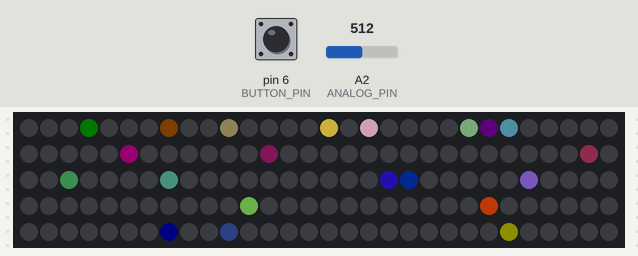
The sketch below on a simulated Arduino Uno, built with avr-gcc and run on an emulated ATmega328P. Parts: 150 RGB LEDs in strip order, left to right, continuing on the next row. The inputs (shaded band) are chosen by the test bench; at power-on: A2 (ANALOG_PIN) = 512, pin 6 (BUTTON_PIN) LOW. Dim RGB values are drawn brighter than linear; random numbers use the default seed unless the sketch sets one.

Above: at 1.21 s.
1.3 s: A2 (ANALOG_PIN) set to 0
4.3 s: A2 (ANALOG_PIN) set to 18
5.9 s: pin 6 (BUTTON_PIN) pulled HIGH for 0.15 s
6.6 s: pin 6 (BUTTON_PIN) pulled HIGH for 1 s
At 6.62 s:
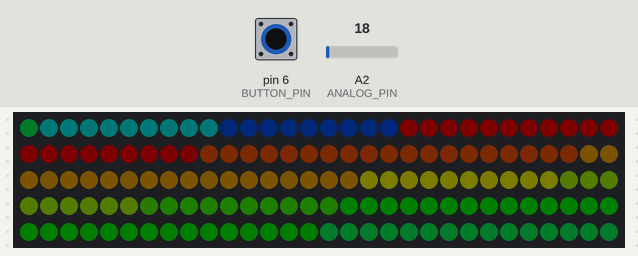
8.2 s: pin 6 (BUTTON_PIN) pulled HIGH for 0.15 s
At 8.3 s:
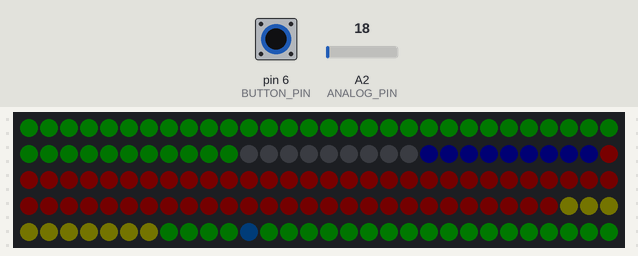
8.9 s: A2 (ANALOG_PIN) set to 122
At 8.93 s:
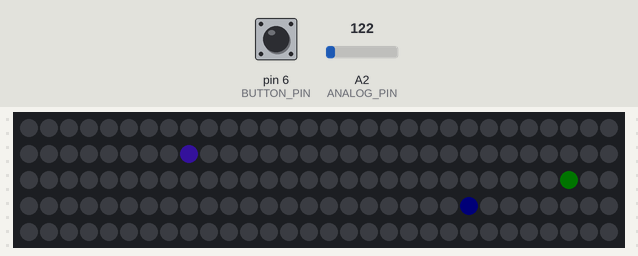
At 10.93 s:
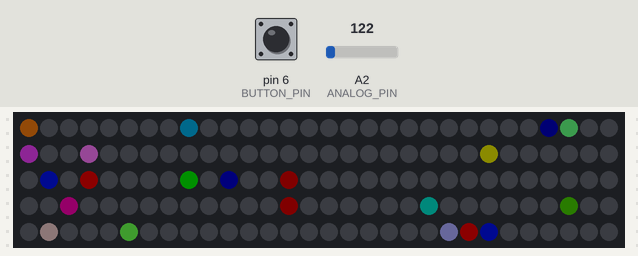

The sketch:

lantern.ino
```cpp
#include <Arduino.h>
#include <FastLED.h>

#define TRUE 1
#define FALSE 0

#define NUM_LEDS 150
#define DATA_PIN 7

// Pin 13 has an LED connected on most Arduino boards.
// (comment out to disable blinking)
//#define BLINK_LED 13
#define BUTTON_PIN 6
#define ANALOG_PIN A2

#define DEFAULT_BRIGHTNESS 0x40

typedef struct {
    CRGB *leds;
    int length;
} CRGBString;

typedef struct {
    uint16_t count;
    uint16_t threshold;
    int state;
} ButtonState;

// Globals
CRGB g_leds[NUM_LEDS];
CRGBString myLeds = {g_leds, NUM_LEDS};

#define MODE_SPARKLE 0
#define MODE_SPARKLE_MONO 1
#define MODE_RAINBOW 2
#define MODE__COUNT 3

uint8_t g_mode = MODE_SPARKLE;

void setup() {
    // Initialize the digital pins
    #ifdef BLINK_LED
    pinMode(BLINK_LED, OUTPUT);
    #endif
    #ifdef BUTTON_PIN
    pinMode(BUTTON_PIN, INPUT);
    #endif

    // Initialise LED buffer
    FastLED.addLeds<NEOPIXEL, DATA_PIN>(g_leds, NUM_LEDS);
}

// ============ MODES ============
void fadeAll(CRGBString *leds, uint8_t amount) {
    for (int i=0; i<leds->length; i++) {
        leds->leds[i].fadeToBlackBy(amount);
    }
}

void setRunner(CRGBString *leds, int dir, int count, CRGB color) {
    static int i = 0;
    for (int j=0; j<count; j++) {
        int idx = (i + ((leds->length / count) * j)) % leds->length;
        leds->leds[idx] = color;
    }
    i = (i + dir) % leds->length;
}

void setSparkleMonochrome(CRGBString *leds, uint8_t level) {
    int idx = random(leds->length);
    // Random Shade of white
    uint8_t l_c = random(level);
    leds->leds[idx].r = l_c;
    leds->leds[idx].g = l_c;
    leds->leds[idx].b = l_c;
}

void setSparkle(CRGBString *leds, uint8_t level) {
    int idx = random(leds->length);
    // Random Colour
    leds->leds[idx].r = random(level);
    leds->leds[idx].g = random(level);
    leds->leds[idx].b = random(level);
}

void setRainbow(CRGBString *leds, uint8_t offset) {
    //int i = 0;
    uint8_t l_hue;
    for (int i=0; i<leds->length; i++) {
        l_hue = (uint8_t)((int)(i * leds->length) / leds->length);
        leds->leds[(i + offset) % leds->length].setHSV(l_hue, 0xff, 0xff);
    }
}

// ============ MAIN LOOP ============
void loop() {
    // Local Variables
    boolean l_buttonState = FALSE;
    static boolean l_lastButtonState = FALSE;
    static uint8_t l_brightness = DEFAULT_BRIGHTNESS;

    // Blink SMD LED
    #ifdef BLINK_LED
    digitalWrite(BLINK_LED, !digitalRead(BLINK_LED));  // toggle
    #endif

    // Read Dial
    #ifdef ANALOG_PIN
    l_brightness = (uint8_t)((analogRead(ANALOG_PIN) >> 2) & 0xff);
    #endif

    // Check switch
    #ifdef BUTTON_PIN
    l_buttonState = digitalRead(BUTTON_PIN);
    if (l_buttonState && !l_lastButtonState) { // rising edge
        g_mode = (g_mode + 1) % MODE__COUNT;  // increment state (cycle)
    }
    l_lastButtonState = l_buttonState;
    #endif

    // State Machine
    switch (g_mode) {
        case MODE_SPARKLE_MONO:  // monochrome sparkle
            fadeAll(&myLeds, l_brightness >> 2);
            setSparkleMonochrome(&myLeds, l_brightness);
            break;
        case MODE_RAINBOW:
            setRainbow(&myLeds, (uint8_t)(((millis() << 8) / 10000) & 0xff));
            fadeAll(&myLeds, 0xff - l_brightness);
            break;
        case MODE_SPARKLE:  // coloured sparkle
        default:
            fadeAll(&myLeds, l_brightness >> 2);
            setSparkle(&myLeds, l_brightness);
            break;
    }

    // Flush pixel buffer
    FastLED.show();
    delay(50);
}
```
